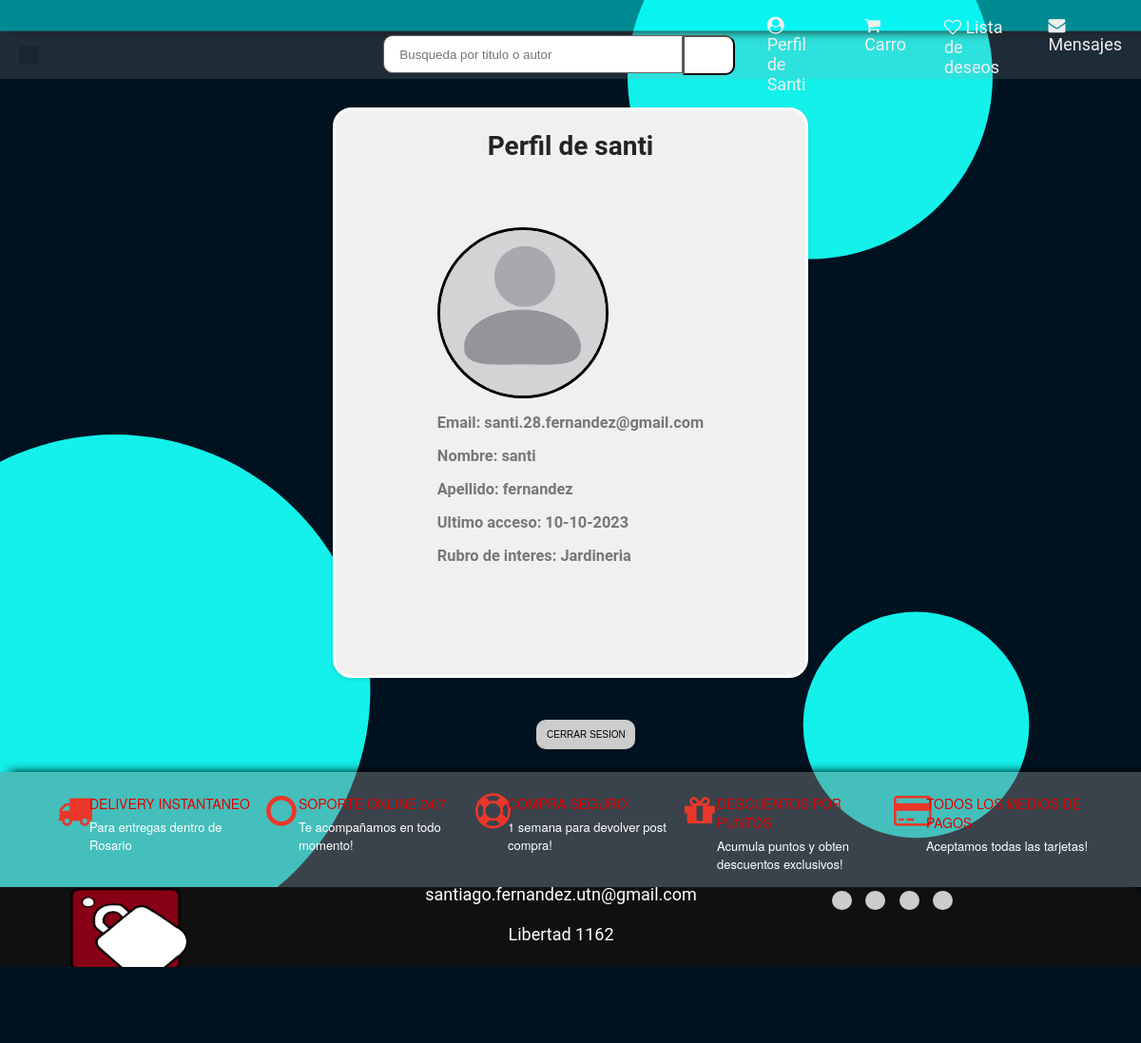
/user/ (signed in), run on an earlier commit of the app's database.
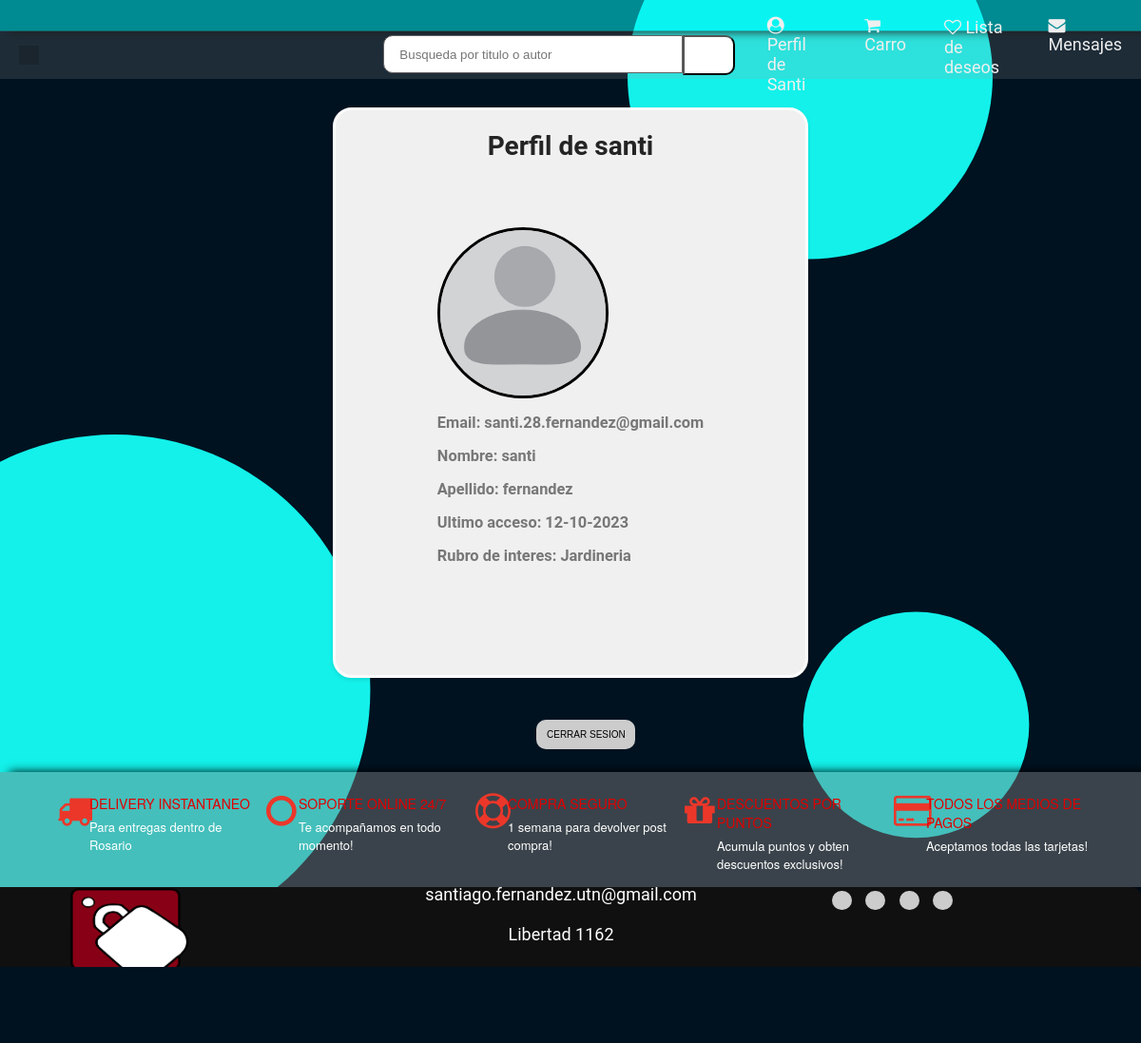
And on a later commit of the database.
### clients/models.py (models this page shows)
class ClientModel(AbstractUser):
    cuit = models.CharField(max_length=11)
    business_line = models.CharField(choices=BusinessLineChoices.choices, max_length=128, default=BusinessLineChoices.OTROS.value)
    business_line_interes = models.CharField(choices=BusinessLineChoices.choices, max_length=128, default=BusinessLineChoices.OTROS.value)
    is_seller = models.BooleanField(default=False)
    is_buyer = models.BooleanField(default=True)
    state = models.CharField(max_length=128,blank = True, null = True)
    city = models.CharField(max_length=128,blank = True, null = True)
    postal_code = models.CharField(max_length = 4,blank = True, null = True)
    phone_number = models.CharField(max_length = 64)
    avatar = models.ImageField(upload_to="avatar", null = True, blank = True)

### user/views.py (the view, shortened to what this page needs)
# urls.py: path('', UserView.as_view(), name="user"),
class UserView(View):
    def get(self, request):
        user = self.request.user
        return render(request, "user.html", {"user": user})

### templates/user.html (shortened to what this page needs)
{%extends "home.html"%}
{% load humanize %}
{%block content%}
<div class="profile-card">
<div class="title"> <h1>Perfil de {{ user.username }} </h1></div>
  <div class="profile-description">
    <br><br><br><br>
    <div class="profile-picture"><img src="{{ user.avatar.url }}"
      alt="imagen de perfil"  class="profile-image"></div>
    <br>
    <div class="div1"> <h3> Email: {{ user.email }} </h1> </div><br>
      <div class="div1"> <h3> Nombre: {{ user.first_name }} </h1> </div><br>
      <div class="div1"> <h3> Apellido: {{ user.last_name }}</div><br>
    <div class="div1"> <h3> Ultimo acceso: {{ user.last_login|date:"d-m-Y" }}
      </h1> </div><br>
    <div class="div1"> <h3> Rubro de interes: {{ user.business_line_interes }}
      </h1> </div>
    <br><br><br><br><br><br>
  </div>
</div>
<a href="{% url 'logout' %}"><button type="button"class="icon-button-user"id="python-button" data-lang="python">
  CERRAR SESION</button></a>
{%endblock content%}

### templates/home.html (shortened to what the changed rows need)
<html>
  <head>
    {% load static %}
    <link rel="stylesheet" href="https://cdnjs.cloudflare.com/ajax/libs/font-awesome/4.7.0/css/font-awesome.min.css">
    <link rel="stylesheet" href="{% static 'css/home.css' %}" type="text/css" />
    <link rel="stylesheet" href="{% static 'css/user.css' %}" type="text/css" />
    <link rel="stylesheet" href="{% static 'css/cart.css' %}" type="text/css" />
    <link rel="stylesheet" href="{% static 'css/signup.css' %}" type="text/css" />
    <link rel="stylesheet" href="{% static 'css/publication.css' %}" type="text/css" />
    <link rel="stylesheet" href="{% static 'css/chat.css' %}" type="text/css" />
    <link rel="stylesheet" href="{% static 'css/payment.css' %}" type="text/css" />
    <link rel="stylesheet" href="{% static 'css/products.css' %}" type="text/css" />
    {% load humanize %}
  </head>
  <body>
    <div class="nav">
      <div class="nav-links">
          {% if user.is_authenticated %}
            <a href="/user/"><i class="fa fa-user-circle" aria-hidden="true"></i> Perfil de {{ user.username |capfirst }}</a>
            <a href="{%url 'cart'%}"><i class="fa fa-shopping-cart" aria-hidden="true"></i> Carro
            </a>
            <a class="head1mr" href="#"><i class="fa fa-heart-o" aria-hidden="true"></i> Lista de deseos </a>
            <a href="{%url 'chat' %}"><i class="fa fa-envelope"></i> Mensajes</a>
          {% else %}
            <a href="/login/"><i class="fa fa-user-circle-o" aria-hidden="true"></i> Iniciar sesion </a>
          {% endif %}
      </div>
  </div>
    {% block content %}
    {% endblock content %}
  </body>
</html>

What changed in the data, as far as the page shows it:
changed ClientModel "santi": last_login "10-10-2023" → "12-10-2023"
